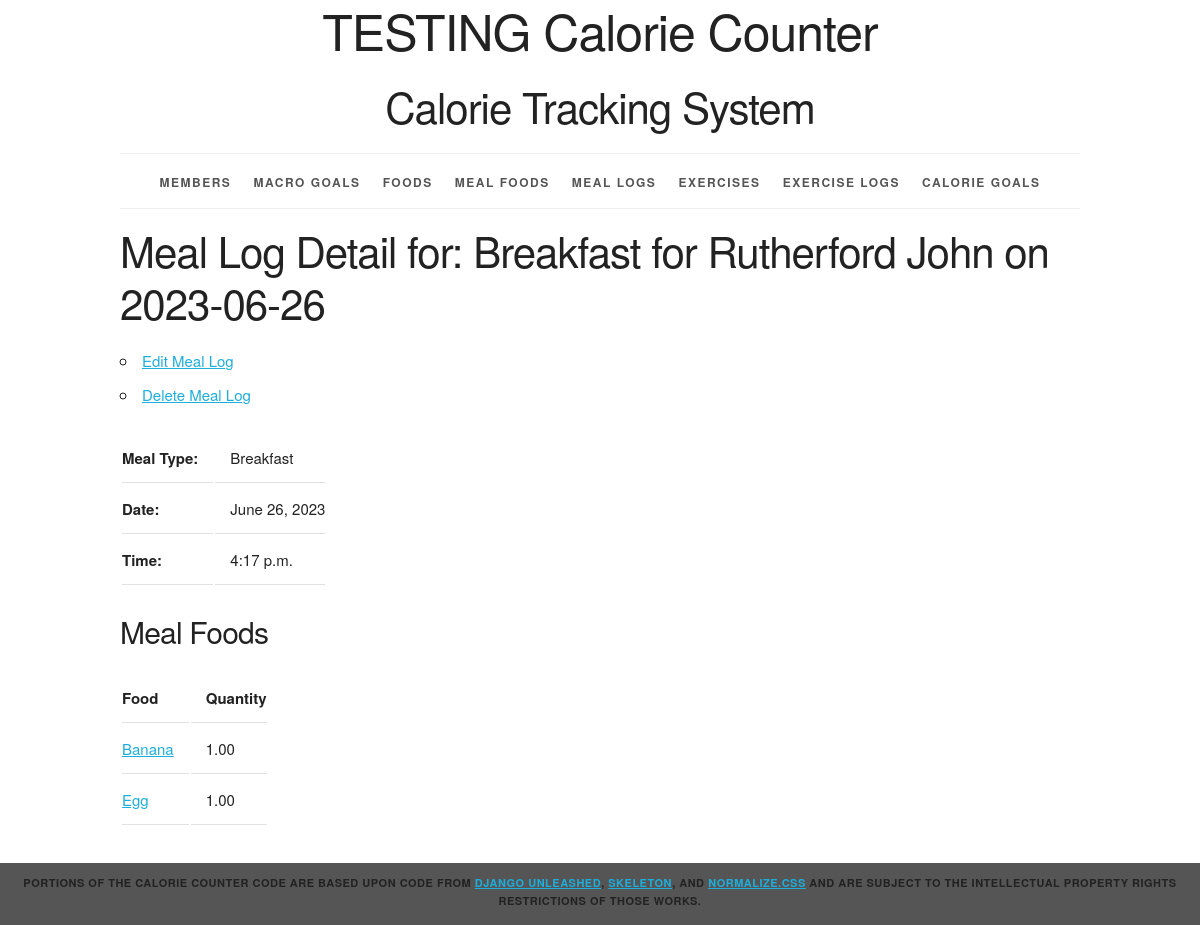
Page /meallog/1/ on the committed database.
### calorie_counter/models.py (models this page shows, shortened)
class MealLog(models.Model):
    MEAL_CHOICES = [
        ('Breakfast', 'Breakfast'),
        ('Lunch', 'Lunch'),
        ('Dinner', 'Dinner'),
        ('Snack', 'Snack'),
    ]
    id = models.AutoField(primary_key=True)
    date = models.DateField()
    time = models.TimeField()
    meal_type = models.CharField(max_length=50, choices=MEAL_CHOICES)
    member = models.ForeignKey('Member', related_name='meal_logs', on_delete=models.PROTECT)
    def get_update_url(self):
        return reverse('calorie_counter_meal_log_update_urlpattern',
                       kwargs={'pk': self.pk}
                       )
    def get_delete_url(self):
        return reverse('calorie_counter_meal_log_delete_urlpattern',
                       kwargs={'pk': self.pk}
                       )
    def __str__(self):
        return '%s for %s on %s' % (self.meal_type, self.member, self.date)

class Member(models.Model):
    SEX_CHOICES = [
        ('M', 'Male'),
        ('F', 'Female'),
    ]
    id = models.AutoField(primary_key=True)
    first_name = models.CharField(max_length=50)
    last_name = models.CharField(max_length=50)
    e_mail = models.EmailField(max_length=254, unique=True)
    height = models.IntegerField(help_text="Height in inches")
    weight = models.IntegerField(help_text="Weight in pounds")
    age = models.IntegerField(help_text="Age in years")
    sex = models.CharField(help_text="Male = M, Female = F", max_length=1, choices=SEX_CHOICES)
    date_joined = models.DateField()
    disambiguator = models.CharField(max_length=45, blank=True, default='')
    def __str__(self):
        if self.disambiguator == '':
            result = '%s %s ' % (self.last_name, self.first_name)
        else:
            result = '%s, %s (%s)' % (self.last_name, self.first_name, self.disambiguator)
        return result
    class Meta:
        ordering = ['last_name', 'first_name', 'disambiguator']
        constraints = [
            models.UniqueConstraint(fields=['first_name', 'last_name', 'e_mail'], name='unique_member')
        ]

class MealFood(models.Model):
    meal_log = models.ForeignKey('MealLog', related_name='meal_foods', on_delete=models.CASCADE)
    food = models.ForeignKey(Food, related_name='meal_foods', on_delete=models.CASCADE)
    quantity = models.DecimalField(max_digits=5, decimal_places=2, help_text="Serving size:")

class Food(models.Model):
    id = models.AutoField(primary_key=True)
    name = models.CharField(max_length=50)
    calories_per_serving = models.IntegerField()
    protein_grams = models.IntegerField()
    carbohydrates_grams = models.IntegerField()
    fat_grams = models.IntegerField()
    def get_absolute_url(self):
        return reverse('calorie_counter_food_detail_urlpattern',
                       kwargs={'pk': self.pk}
                       )
    class Meta:
        constraints = [
            models.UniqueConstraint(fields=['name'], name='unique_food')
        ]

### calorie_counter/views.py (the view)
class MealLogDetail(View):
    def get(self, request, pk):
        meal_log_detail = get_object_or_404(MealLog, pk=pk)
        meal_foods = meal_log_detail.meal_foods.all()
        return render(
            request,
            'calorie_counter/meal_log_detail.html',
            {'meal_log_detail': meal_log_detail,
             'meal_foods': meal_foods,
             }
        )

### calorie_counter/templates/calorie_counter/meal_log_detail.html (shortened to what this page needs)
{% extends 'calorie_counter/base.html' %}
{% block content %}
    <h2>Meal Log Detail for: {{ meal_log_detail }}</h2>
    <ul>
        <li>
            <a href="{{ meal_log_detail.get_update_url }}"> Edit Meal Log</a>
        </li>
        <li>
            <a href="{{ meal_log_detail.get_delete_url }}"> Delete Meal Log</a>
        </li>
    </ul>
    <section>
        <table>
            <tr>
                <th>Meal Type:</th>
                <td>{{ meal_log_detail.meal_type }}</td>
            </tr>
            <tr>
                <th>Date:</th>
                <td>{{ meal_log_detail.date }}</td>
            </tr>
            <tr>
                <th>Time:</th>
                <td>{{ meal_log_detail.time }}</td>
            </tr>
        </table>
    <h4>Meal Foods</h4>
<table>
    <tr>
        <th>Food</th>
        <th>Quantity</th>
    </tr>
    {% for meal_food in meal_log_detail.meal_foods.all %}
    <tr>
        <td><a href="{{ meal_food.food.get_absolute_url }}">{{ meal_food.food.name }}</a></td>
        <td>{{ meal_food.quantity }}</td>
    </tr>
    {% empty %}
    <tr>
        <td colspan="2">No foods associated with this meal log.</td>
    </tr>
    {% endfor %}
</table>
{% endblock %}

### calorie_counter/static/calorie_counter/skeleton.css (style rules this page uses)
html { font-size: 62.5%; }
body { font-size: 1.5em; line-height: 1.6; font-weight: 400; font-family: "Raleway", "HelveticaNeue", "Helvetica Neue", Helvetica, Arial, sans-serif; color: #222; }
h1, h2, h3, h4, h5, h6 { margin-top: 0; margin-bottom: 2rem; font-weight: 300; }
h2 { font-size: 3.6rem; line-height: 1.25; letter-spacing: -.1rem; }
h4 { font-size: 2.4rem; line-height: 1.35; letter-spacing: -.08rem; }
@media (min-width: 550px) { h2 { font-size: 4.2rem; } }
@media (min-width: 550px) { h4 { font-size: 3.0rem; } }
a { color: #1EAEDB; }
ul { list-style: circle inside; }
ol, ul { padding-left: 0; margin-top: 0; }
li { margin-bottom: 1rem; }
th, td { padding: 12px 15px; text-align: left; border-bottom: 1px solid #E1E1E1; }
th:first-child, td:first-child { padding-left: 0; }
th:last-child, td:last-child { padding-right: 0; }
pre, blockquote, dl, figure, table, p, ul, ol, form { margin-bottom: 2.5rem; }

### calorie_counter/static/calorie_counter/style.css (style rules this page uses)
html { height: 100%; background-color: #555; }
body { background-color: white; }

### rows in the picture
MealLog: meal_type+member+date "Breakfast for Rutherford John on 2023-06-26", meal_type "Breakfast", date "June 26, 2023", time "4:17 p.m."
MealFood: food.name "Banana", quantity "1.00"
MealFood: food.name "Egg", quantity "1.00"
